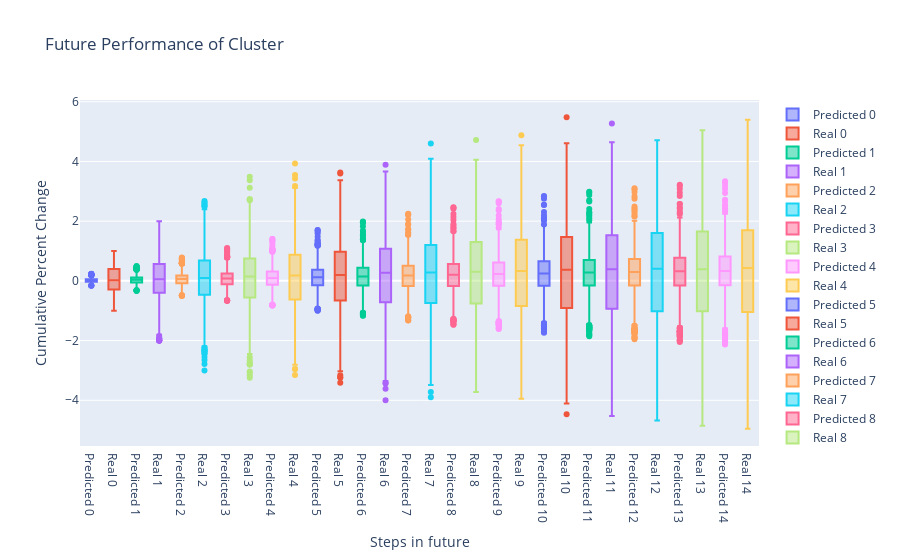

Notebook code cell kept with this figure:
### Code cell
print(attention_model_accuracy)
test_utils.visualize_future_distribution(attention_results)

### Figure 1 — Plotly figure (JSON) as saved in the notebook; plotly's stock layout.template omitted (floating-point values rounded to 4 significant figures; data arrays with more than 128 entries replaced by an {"elided": "..."} marker saying what was removed)
{"data": [{"name": "Predicted 0", "type": "box", "y": {"elided": "1612 float values"}}, {"name": "Real 0", "type": "box", "y": {"elided": "1612 float values"}}, {"name": "Predicted 1", "type": "box", "y": {"elided": "1612 float values"}}, {"name": "Real 1", "type": "box", "y": {"elided": "1612 float values"}}, {"name": "Predicted 2", "type": "box", "y": {"elided": "1612 float values"}}, {"name": "Real 2", "type": "box", "y": {"elided": "1612 float values"}}, {"name": "Predicted 3", "type": "box", "y": {"elided": "1612 float values"}}, {"name": "Real 3", "type": "box", "y": {"elided": "1612 float values"}}, {"name": "Predicted 4", "type": "box", "y": {"elided": "1612 float values"}}, {"name": "Real 4", "type": "box", "y": {"elided": "1612 float values"}}, {"name": "Predicted 5", "type": "box", "y": {"elided": "1612 float values"}}, {"name": "Real 5", "type": "box", "y": {"elided": "1612 float values"}}, {"name": "Predicted 6", "type": "box", "y": {"elided": "1612 float values"}}, {"name": "Real 6", "type": "box", "y": {"elided": "1612 float values"}}, {"name": "Predicted 7", "type": "box", "y": {"elided": "1612 float values"}}, {"name": "Real 7", "type": "box", "y": {"elided": "1612 float values"}}, {"name": "Predicted 8", "type": "box", "y": {"elided": "1612 float values"}}, {"name": "Real 8", "type": "box", "y": {"elided": "1612 float values"}}, {"name": "Predicted 9", "type": "box", "y": {"elided": "1612 float values"}}, {"name": "Real 9", "type": "box", "y": {"elided": "1612 float values"}}, {"name": "Predicted 10", "type": "box", "y": {"elided": "1612 float values"}}, {"name": "Real 10", "type": "box", "y": {"elided": "1612 float values"}}, {"name": "Predicted 11", "type": "box", "y": {"elided": "1612 float values"}}, {"name": "Real 11", "type": "box", "y": {"elided": "1612 float values"}}, {"name": "Predicted 12", "type": "box", "y": {"elided": "1612 float values"}}, {"name": "Real 12", "type": "box", "y": {"elided": "1612 float values"}}, {"name": "Predicted 13", "type": "box", "y": {"elided": "1612 float values"}}, {"name": "Real 13", "type": "box", "y": {"elided": "1612 float values"}}, {"name": "Predicted 14", "type": "box", "y": {"elided": "1612 float values"}}, {"name": "Real 14", "type": "box", "y": {"elided": "1612 float values"}}], "layout": {"title": {"text": "Future Performance of Cluster"}, "xaxis": {"title": {"text": "Steps in future"}}, "yaxis": {"title": {"text": "Cumulative Percent Change"}}}}
